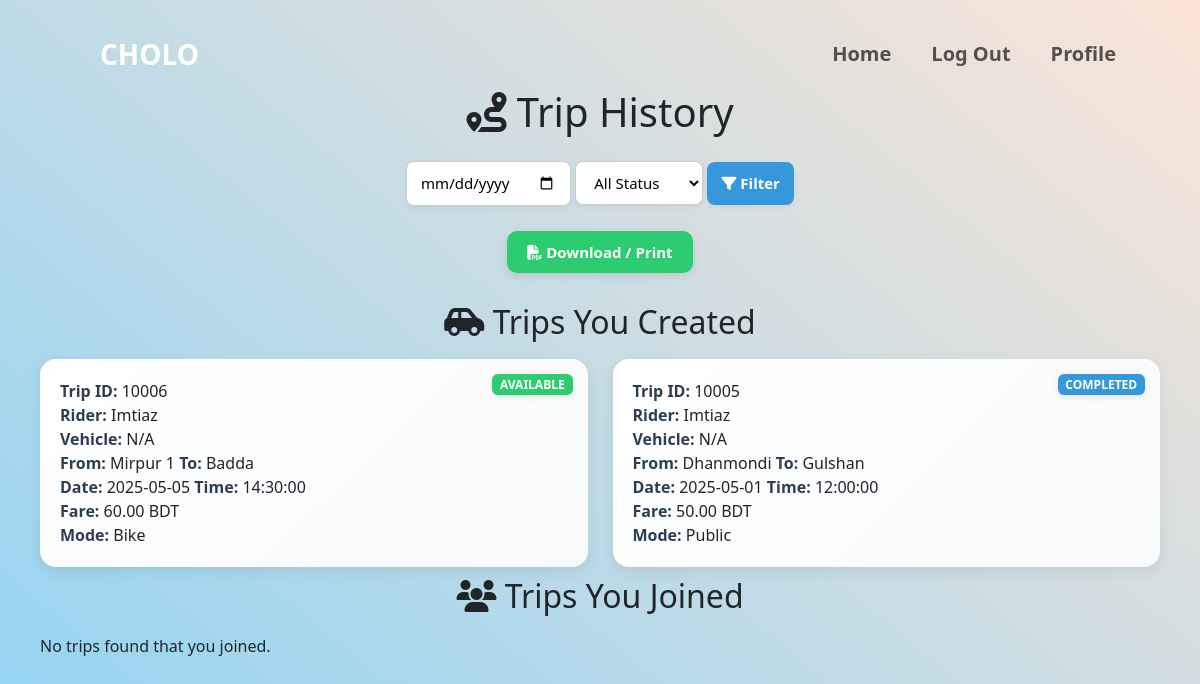
Page /backend/trip_history.php (signed in) on the earlier database version.
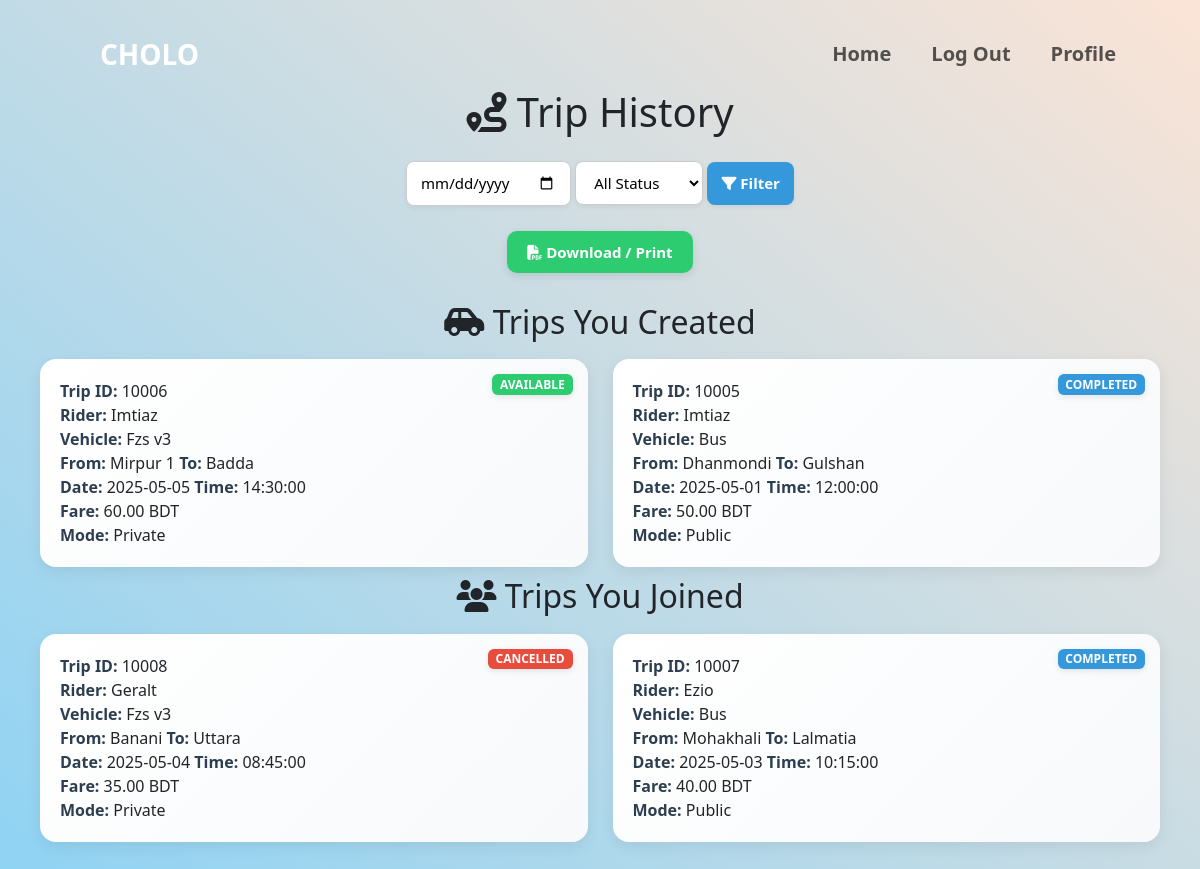
Same page on the later database version.
### tables this page shows
CREATE TABLE Trips (
    Trip_ID INT PRIMARY KEY AUTO_INCREMENT,
    Student_ID VARCHAR(20),
    where_loc VARCHAR(50),
    Capacity INT,
    Time TIME,
    Date DATE,
    Vehicle_Info VARCHAR(50),
    Fare DECIMAL(5,2),
    Meet_up_location VARCHAR(100),
    Mode_of_Commute VARCHAR(30),
    trip_status VARCHAR(30),
    to_loc VARCHAR(50),
    Used_capacity INT,
    FOREIGN KEY (Student_ID) REFERENCES User(Student_ID) ON DELETE SET NULL,
    FOREIGN KEY (where_loc) REFERENCES Locations(area_locations) ON DELETE SET NULL,
    FOREIGN KEY (to_loc) REFERENCES Locations(area_locations) ON DELETE SET NULL
)AUTO_INCREMENT=10001;

CREATE TABLE User (
    Student_ID VARCHAR(20) PRIMARY KEY,
    Name VARCHAR(100) NOT NULL,
    Gsuite_Email VARCHAR(100) UNIQUE NOT NULL,
    Scanned_ID VARCHAR(255),
    Semester VARCHAR(20),
    Department VARCHAR(50),
    Thana VARCHAR(50),
    Phone_Number VARCHAR(15),  
    Password VARCHAR(100) NOT NULL,
    Address VARCHAR(255),      
    Gender VARCHAR(10),        
    Profile_Pic VARCHAR(255),  
    UserStatus VARCHAR(30) NULL DEFAULT 'Available',  
    Joined VARCHAR(30) NULL DEFAULT 'False',
    Created VARCHAR(30) NULL DEFAULT 'False'
);

### backend/trip_history.php (the view, shortened to what this page needs)
<?php
include 'db_connection.php';
$loggedInID = $_SESSION["User_ID"];
$dateFilter = mysqli_real_escape_string($conn, $_GET['date'] ?? '');
$filterSQL = "";
$ownTripsQuery = "
    SELECT t.*, u.Name
    FROM Trips t
    LEFT JOIN User u ON t.Student_ID = u.Student_ID
    WHERE t.Student_ID = '$loggedInID' $filterSQL
    ORDER BY t.Date DESC, t.Time DESC
";
$joinedTripsQuery = "
    SELECT t.*, u.Name
    FROM Trips t
    JOIN Trip_Joiners tj ON t.Trip_ID = tj.Trip_ID
    LEFT JOIN User u ON t.Student_ID = u.Student_ID
    WHERE tj.Student_ID = '$loggedInID' $filterSQL
    ORDER BY t.Date DESC, t.Time DESC
";
$ownTripsResult = mysqli_query($conn, $ownTripsQuery);
$joinedTripsResult = mysqli_query($conn, $joinedTripsQuery);
?>
<!DOCTYPE html>
<html lang="en">
<head>
    <link rel="stylesheet" href="css/trip_history.css">
    <link rel="stylesheet" href="https://cdnjs.cloudflare.com/ajax/libs/font-awesome/6.5.0/css/all.min.css">
    <link href="https://cdn.jsdelivr.net/npm/bootstrap@5.3.5/dist/css/bootstrap.min.css" rel="stylesheet" />
</head>
<body>
    <div class="ps-3 pe-3">
        <nav class="navbar navbar-expand-lg">
            <a class="navbar-brand fw-bolder fs-3" href="../backend/landing_page.php" style="color:white; margin-left: 4rem;">CHOLO</a>
            <div class="collapse navbar-collapse me-3" id="navbarSupportedContent">
                <ul class="navbar-nav mb-2 mb-lg-0 ms-auto">
                    <li class="nav-item pe-4 fs-5 fw-bold">
                        <a class="nav-link" href="../backend/landing_page.php">Home</a>
                    </li>
                    <li class="nav-item pe-4 fs-5 fw-bold">
                        <a class="nav-link" href="logout.php">Log Out</a>
                    </li>
                    <li class="nav-item pe-4 fs-5 fw-bold">
                        <a class="nav-link" href="../backend/profile.php">Profile</a>
                    </li>
                </ul>
            </div>
        </nav>
    </div>
    <h1><i class="fas fa-route"></i> Trip History</h1>
    <div class="filters">
        <form method="get">
            <input type="date" name="date" value="<?= htmlspecialchars($dateFilter) ?>">
            <select name="status">
                <option value="">All Status</option>
            </select>
            <button type="submit"><i class="fas fa-filter"></i> Filter</button>
        </form>
    </div>
    <div class="button-group">
        <button onclick="window.print()" class="print-btn"><i class="fas fa-file-pdf"></i> Download / Print</button>
    </div>
    <h2><i class="fas fa-car-side"></i> Trips You Created</h2>
    <div class="history-container">
        <?php if (mysqli_num_rows($ownTripsResult) === 0) { ?>
            <p>No trips found that you created.</p>
        <?php }
            else {
              while ($trip = mysqli_fetch_assoc($ownTripsResult)) {
                  $vehicleDisplay = $trip['Vehicle_Info'] ?? 'N/A';
        ?>
            <div class="history-card">
                <div class="badge <?= $trip['trip_status'] ?>"><?= $trip['trip_status'] ?></div>
                <strong>Trip ID:</strong> <?= $trip['Trip_ID'] ?><br>
                <strong>Rider:</strong> <?= $trip['Name'] ?><br>
                <strong>Vehicle:</strong> <?= htmlspecialchars($vehicleDisplay) ?><br>
                <strong>From:</strong> <?= $trip['where_loc'] ?> <strong>To:</strong> <?= $trip['to_loc'] ?><br>
                <strong>Date:</strong> <?= $trip['Date'] ?> <strong>Time:</strong> <?= $trip['Time'] ?><br>
                <strong>Fare:</strong> <?= $trip['Fare'] ?> BDT<br>
                <strong>Mode:</strong> <?= $trip['Mode_of_Commute'] ?><br>
            </div>
        <?php } } ?>
    </div>
    <h2><i class="fas fa-users"></i> Trips You Joined</h2>
    <div class="history-container">
        <?php if (mysqli_num_rows($joinedTripsResult) === 0) { ?>
            <p>No trips found that you joined.</p>
        <?php } else {
            while ($trip = mysqli_fetch_assoc($joinedTripsResult)) {
                $vehicleDisplay = $trip['Vehicle_Info'] ?? 'N/A';
        ?>
            <div class="history-card">
                <div class="badge <?= $trip['trip_status'] ?>"><?= $trip['trip_status'] ?></div>
                <strong>Trip ID:</strong> <?= $trip['Trip_ID'] ?><br>
                <strong>Rider:</strong> <?= $trip['Name'] ?><br>
                <strong>Vehicle:</strong> <?= htmlspecialchars($vehicleDisplay) ?><br>
                <strong>From:</strong> <?= $trip['where_loc'] ?> <strong>To:</strong> <?= $trip['to_loc'] ?><br>
                <strong>Date:</strong> <?= $trip['Date'] ?> <strong>Time:</strong> <?= $trip['Time'] ?><br>
                <strong>Fare:</strong> <?= $trip['Fare'] ?> BDT<br>
                <strong>Mode:</strong> <?= $trip['Mode_of_Commute'] ?><br>
            </div>
        <?php } } ?>
    </div>
</body>
</html>

### backend/css/trip_history.css (style rules this page uses)
body { font-family: 'Inter', sans-serif; background-color: #f4f6f9; margin: 0; padding: 20px; }
h1, h2 { color: #2c3e50; text-align: center; margin-top: 20px; }
.filters { display: flex; justify-content: center; gap: 15px; margin: 25px 0; flex-wrap: wrap; }
.filters input, .filters select, .filters button { padding: 10px 14px; border: 1px solid #ccc; border-radius: 8px; font-size: 15px; background-color: #fff; box-shadow: 0 2px 5px rgba(0,0,0,0.06); transition: all 0.2s ease; }
.filters button { background-color: #3498db; color: white; border: none; cursor: pointer; font-weight: 600; }
.button-group { text-align: center; margin-bottom: 30px; }
.print-btn { background-color: #2ecc71; color: white; padding: 10px 20px; border: none; border-radius: 10px; cursor: pointer; font-weight: 600; font-size: 15px; box-shadow: 0 3px 8px rgba(0,0,0,0.1); transition: background 0.3s ease; }
.history-container { display: grid; grid-template-columns: repeat(auto-fit, minmax(330px, 1fr)); gap: 25px; padding: 10px 20px; }
.history-card { background: linear-gradient(135deg, #ffffff, #f7f9fb); border-radius: 16px; padding: 20px; box-shadow: 0 5px 15px rgba(0,0,0,0.07); transition: transform 0.2s ease, box-shadow 0.2s ease; position: relative; }
.history-card strong { color: #2c3e50; font-weight: 600; }
.badge { position: absolute; top: 15px; right: 15px; padding: 6px 12px; border-radius: 20px; font-size: 12px; font-weight: bold; color: white; text-transform: uppercase; box-shadow: 0 2px 6px rgba(0,0,0,0.1); }
.badge.Available { background-color: #2ecc71; }
.badge.Completed { background-color: #3498db; }
.badge.Cancelled { background-color: #e74c3c; }

### backend/trip_history.php (style rules this page uses)
body { background-image: linear-gradient(220deg, #fbe4d6 0%, #8fd3f4); background-attachment: fixed; }

Differences in the rows shown:
changed trips "Mirpur 1": Vehicle_Info "N/A" → "Fzs v3"; Mode_of_Commute "Bike" → "Private"
changed trips "Dhanmondi": Vehicle_Info "N/A" → "Bus"
now on this page (row edited): trips: trip_status "CANCELLED", Trip_ID "10008", Student_ID.Name "Geralt", Vehicle_Info "Fzs v3", where_loc "Banani", to_loc "Uttara", Date "2025-05-04", Time "08:45:00", Fare "35.00", Mode_of_Commute "Private", shown under "Trips You Joined"
now on this page (row edited): trips: trip_status "COMPLETED", Trip_ID "10007", Student_ID.Name "Ezio", Vehicle_Info "Bus", where_loc "Mohakhali", to_loc "Lalmatia", Date "2025-05-03", Time "10:15:00", Fare "40.00", Mode_of_Commute "Public", shown under "Trips You Joined"
Other differences:
text no longer shown: "No trips found that you joined."
